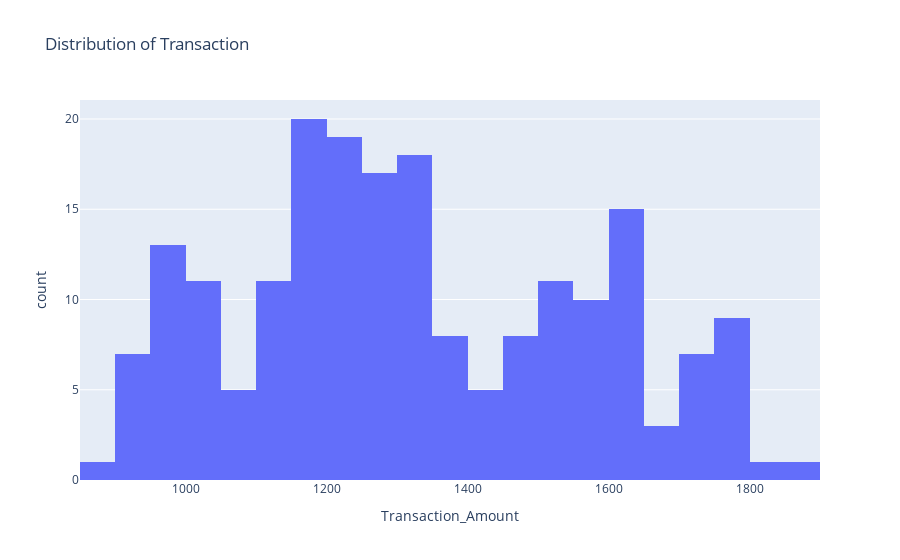

The cell this chart's notebook holds for it:
### Code cell
fig_amount = px.histogram(data,x= 'Transaction_Amount',nbins=25,title='Distribution of Transaction')
fig_amount.show()

### Figure 1 — Plotly figure (JSON) as saved in the notebook; plotly's stock layout.template omitted (floating-point values rounded to 4 significant figures; data arrays with more than 128 entries replaced by an {"elided": "..."} marker saying what was removed)
{"data": [{"alignmentgroup": "True", "bingroup": "x", "hovertemplate": "Transaction_Amount=%{x}<br>count=%{y}<extra></extra>", "legendgroup": "", "marker": {"color": "#636efa", "pattern": {"shape": ""}}, "name": "", "nbinsx": 25, "offsetgroup": "", "orientation": "v", "showlegend": false, "type": "histogram", "x": {"elided": "200 float values"}, "xaxis": "x", "yaxis": "y"}], "layout": {"barmode": "relative", "legend": {"tracegroupgap": 0}, "title": {"text": "Distribution of Transaction"}, "xaxis": {"anchor": "y", "domain": [0, 1], "title": {"text": "Transaction_Amount"}}, "yaxis": {"anchor": "x", "domain": [0, 1], "title": {"text": "count"}}}}
